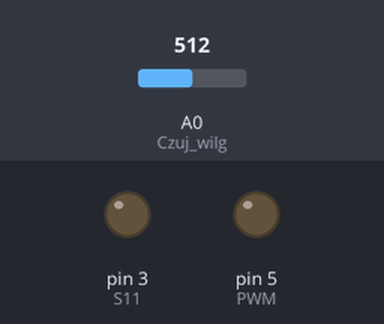
This sketch was run on a simulated Arduino Uno, built with avr-gcc and run on an emulated ATmega328P. Parts: output pins drawn as LEDs (lit = HIGH). Inputs (shaded band) come from the test bench; at power-on: A0 (Czuj_wilg) = 512. Pins used as bus, display or sensor lines are not drawn.

Above: at 1.2 s.
1.3 s: A0 (Czuj_wilg) set to 527
At 1.6 s:
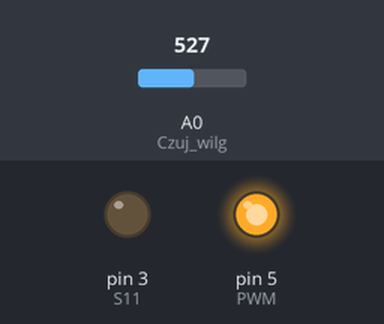
5.5 s: A0 (Czuj_wilg) set to 511
At 6.0 s:
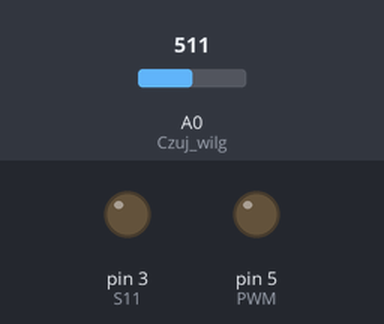
7.0 s: A0 (Czuj_wilg) set to 716
At 8.4 s:
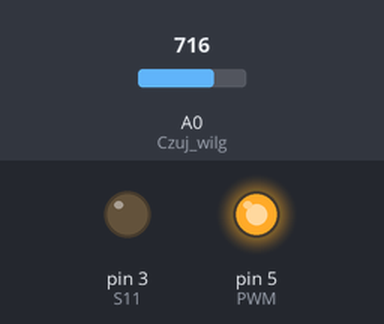
Timing chart, 0 to 9.5 s (numbered marks = the images above; inputs shaded):
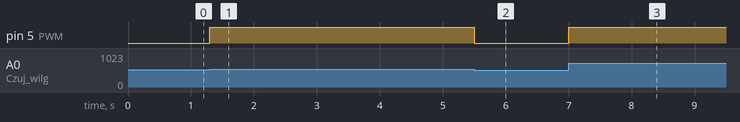

The sketch:

pompka_wody_do_kwiatkow_bez_serial.ino
```cpp
#define Czuj_wilg A0
#define PWM 5
#define S1 2
#define S11 3
#define baterie A1
unsigned long aktualnyCzas=0;
unsigned long zapamietanyCzas=0;
int progmax=100;
int progmin=75;
char dane;
int Czuj_wilg1=0;
int stanBaterii=0;
boolean Wlacz_komunikacje=false;
int i=0;
int sprawdzenie_wilg1=0;
boolean stan_pompy=false;

void setup() {
 Serial.begin(9600);
 pinMode(baterie,INPUT);
 pinMode(Czuj_wilg,INPUT);
 pinMode(PWM,OUTPUT);
 pinMode(S1,OUTPUT);
 pinMode(S11,OUTPUT);
 digitalWrite(S1,LOW);
 digitalWrite(S11,LOW);
 //ProbaSystemu();
}

void DoBloutooth(){
  if (stan_pompy==true)
  Serial.println("*zR0G255B0*");
  else
  Serial.println("*zR255G0B0*");
  stanBaterii=map(analogRead(baterie),400,1024,0,100);
  Serial.print("*T");
  Serial.print(stanBaterii);
  Serial.println("*");
Serial.print("*D");
Serial.print(Czuj_wilg1);
Serial.println("*");
Serial.print("*HX"+String(i++)+"Y"+String(Czuj_wilg1));
if(i==500){
  Serial.print("*HX"+String(i++)+"Y"+String(0));
i=0;
  }
}

void Wlacz_pompe(){
  stan_pompy=true;
  digitalWrite(S1, HIGH);
   digitalWrite(S11, LOW);
   analogWrite(PWM, 255);
  }

void Wylacz_pompe(){
  stan_pompy=false;
  digitalWrite(S1, LOW);
   digitalWrite(S11, LOW);
   analogWrite(PWM, LOW);
  }

void Czytanie_danych(){
  if(dane == 'L') // Przełącznik po lewej
  ;
  if(dane == 'l')
  ;
  if(dane == 'C') // Przycisk zasilania
  Wlacz_komunikacje=true;
  if(dane == 'c')
  Wlacz_komunikacje=false;
  if(dane == 'P') // Przełącznik po prawej
  progmin=0;
  if(dane == 'p')
  progmin=75; // Uwaga!!! czy pompa nie bedzie cały czas wylaczona
  if(dane == 'R') // Przycisk czerwony
  ;
  if(dane == 'r')
  ;
  if(dane == 'G') // Przycisk zielony
  ;
  if(dane == 'g')
  ;
  if(dane == 'B') // Przycisk niebieski
  i=0;
  if(dane == 'b')
  ;
/*  if(dane=='S'){
    Suwak_srodek=Serial.parseInt();
  }
  if(dane=='A'){
    Suwak_lewy=Serial.parseInt();
  }
  if(dane=='a'){
    Suwak_prawy=Serial.parseInt();
  }
  if(dane=='i'){
    while(true){
      if(Serial.available()){
        dane=Serial.read();
        if(dane=='X') Galka_lewax=serial.parseInt();
        if(dane=='Y') Galka_leway=serial.parseInt();
        if(dane=='Y') break;
        }
      }
    }

    if(dane=='k'){
    while(true){
      if(Serial.available()){
        dane=Serial.read();
        if(dane=='X') Galka_prawax=serial.parseInt();
        if(dane=='Y') Galka_praway=serial.parseInt();
        if(dane=='Y') break;
        }
      }
    }*/
}


void loop() {

    if (Serial.available()){
  dane=Serial.read();
  Czytanie_danych();
  }

 Czuj_wilg1=map(analogRead(Czuj_wilg),0,1024,0,150);
 // Serial.print("Czujnik = ");
 // Serial.println(Czuj_wilg1);

  if(Czuj_wilg1> progmin)
   Wlacz_pompe();
    else
   Wylacz_pompe();

    aktualnyCzas= millis();

   if(aktualnyCzas-zapamietanyCzas >= 2000UL){
  zapamietanyCzas=aktualnyCzas;
   if(Wlacz_komunikacje==true)
   DoBloutooth();
   }
}

void ProbaSystemu(){
  digitalWrite(S1,HIGH);
  digitalWrite(S11,LOW);
  for(int i=0;i<=255;i=i+5){
    analogWrite(PWM,i);
    delay(100);
   // Serial.print("i= ");
   // Serial.print(i);
   // Serial.print("    ");
  //  Serial.print("Stan silnika: ");
   // Serial.print(digitalRead(S1));
   // Serial.print(", ");
   // Serial.println(digitalRead(S11));
    }
    digitalWrite(S1,LOW);
    digitalWrite(S11,LOW);
    analogWrite(PWM, LOW);

  }
```

Measured:
- the behaviour switches between 518 and 519 on A0 (Czuj_wilg) (found by bisection; images 0 and 1)
- after the input at 1.3 s, pin 5 (PWM): LOW → HIGH at once
- after the input at 5.5 s, pin 5 (PWM): HIGH → LOW at once
- after the input at 7.0 s, pin 5 (PWM): LOW → HIGH at once
